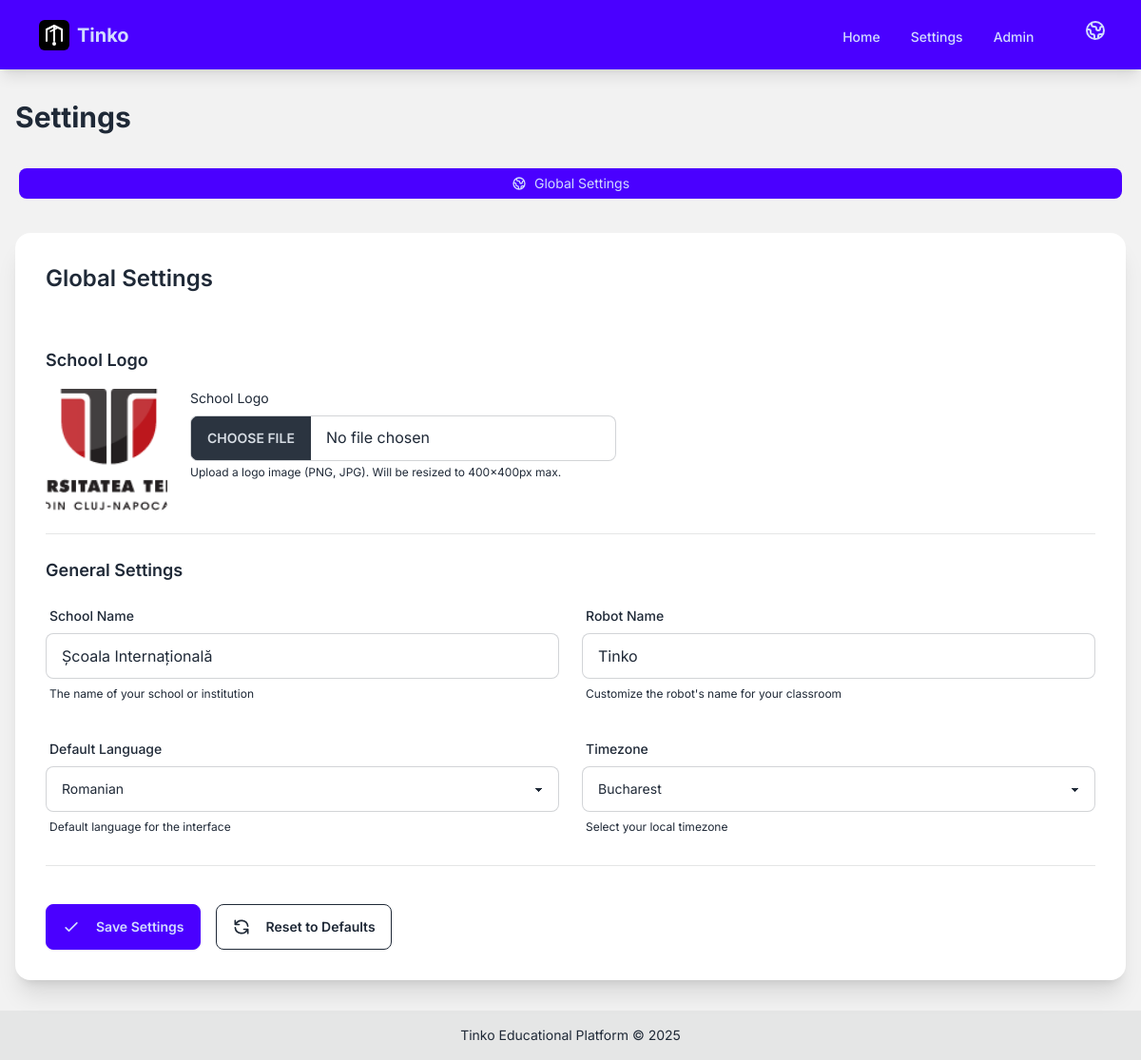
Page /settings/ (signed in) on the committed database.
### core/plugin_system/models.py (models this page shows, shortened)
class SiteSetting(models.Model):
    SETTING_TYPE_CHOICES = [
        ("text", "Text"),
        ("number", "Number"),
        ("boolean", "Boolean"),
        ("image", "Image"),
        ("json", "JSON"),
    ]
    key = models.CharField(
        max_length=255,
        unique=True,
        help_text="Setting key (e.g., 'tinko.global.school_name')",
    )
    value = models.TextField(
        blank=True,
        help_text="Setting value (JSON encoded for non-text types)",
    )
    setting_type = models.CharField(
        max_length=20,
        choices=SETTING_TYPE_CHOICES,
        default="text",
        help_text="Data type of the setting",
    )
    label = models.CharField(
        max_length=200,
        help_text="Display label for the setting",
    )
    description = models.TextField(
        blank=True,
        help_text="Help text for this setting",
    )
    section = models.CharField(
        max_length=100,
        blank=True,
        default="General",
        help_text="Section/group for organizing settings (e.g., 'General > Display')",
    )
    is_system = models.BooleanField(
        default=False,
        help_text="System settings cannot be deleted",
    )
    order = models.PositiveIntegerField(
        default=0,
        help_text="Display order within section",
    )
    created_at = models.DateTimeField(auto_now_add=True)
    updated_at = models.DateTimeField(auto_now=True)
    class Meta:
        verbose_name = "Site Setting"
        verbose_name_plural = "Site Settings"
        ordering = ["section", "order", "key"]
    def get_value(self):
        cache_key = f"site_setting:{self.key}"
        cached_value = cache.get(cache_key)
        if cached_value is not None:
            return cached_value
        if self.setting_type == "boolean":
            result = self.value.lower() == "true"
        elif self.setting_type == "json":
            try:
                result = json.loads(self.value) if self.value else {}
            except json.JSONDecodeError:
                result = {}
        elif self.setting_type == "image":
            result = self.value
        else:
            result = self.value
        cache.set(cache_key, result, timeout=300)
        return result

### core/edupi_core/views.py (the view, shortened to what this page needs)
# urls.py: path("settings/", settings_view, name="settings"),
@login_required
def settings_view(request: HttpRequest) -> HttpResponse:
    if request.method == "POST":
        form = GlobalSettingsFormImpl(request.POST, request.FILES)
        logo_form = LogoUploadForm(request.POST, request.FILES)
        if form.is_valid() and logo_form.is_valid():
            form.save()
            if request.FILES.get("logo"):
                logo_path = logo_form.save()
                if logo_path:
                    from core.plugin_system.models import SiteSetting
                    SiteSetting.objects.update_or_create(
                        key="tinko.global.logo_path",
                        defaults={
                            "label": "Logo Path",
                            "setting_type": "text",
                            "value": logo_path,
                            "section": "General",
                            "is_system": True,
                        },
                    )
            messages.success(request, _("Global settings saved successfully."))
            return redirect("settings")
        else:
            messages.error(request, _("Please correct the errors below."))
    else:
        form = GlobalSettingsFormImpl()
        logo_form = LogoUploadForm()
    from core.plugin_system.models import SiteSetting
    try:
        logo_setting = SiteSetting.objects.get(key="tinko.global.logo_path")
        logo_path = logo_setting.value
    except SiteSetting.DoesNotExist:
        logo_path = None
    tabs = [
        {
            "id": "global",
            "label": _("Global Settings"),
            "icon": "globe",
            "active": True,
        }
    ]
    from core.plugin_system.settings import SettingsRegistry
    context = {
        "title": _("Settings"),
        "form": form,
        "logo_form": logo_form,
        "logo_path": logo_path,
        "is_global": True,
        "tabs": tabs,
        "MEDIA_URL": settings.MEDIA_URL,
    }
    return render(request, "settings/settings_page.html", context)
    return render(request, "settings/settings_page.html", context)

### core/plugin_system/settings_forms.py (shortened to what this page needs)
class LogoUploadForm(forms.Form):
    logo = forms.ImageField(
        label="School Logo",
        required=False,
        help_text=_(
            "Upload a logo image (PNG, JPG). Will be resized to 400x400px max."
        ),
    )
    MAX_WIDTH = 400
    MAX_HEIGHT = 400
    THUMB_WIDTH = 200
    THUMB_HEIGHT = 200

### templates/settings/settings_page.html (shortened to what this page needs)
{% extends "base.html" %}
{% load i18n %}
{% load edupi_tags %}
{% block content %}
<div class="container mx-auto px-4 py-8 max-w-7xl">
    <h1 class="text-3xl font-bold mb-8">{% trans "Settings" %}</h1>
    <div class="tabs tabs-boxed mb-8">
        {% for tab in tabs %}
        <a href="{% url 'settings' %}?tab={{ tab.id }}"
           class="tab {% if tab.active %}tab-active{% endif %} gap-2">
            {{ tab.label }}
        </a>
        {% endfor %}
    </div>
    {% if is_global %}
    <div class="card bg-base-100 shadow-xl">
        <div class="card-body">
            <h2 class="card-title text-2xl mb-6">{% trans "Global Settings" %}</h2>
            <form method="post" enctype="multipart/form-data" class="space-y-6">
                <div class="border-b border-base-300 pb-6">
                    <h3 class="text-lg font-semibold mb-4">{% trans "School Logo" %}</h3>
                    <div class="flex items-start gap-6">
                        <div class="avatar">
                            <div class="w-32 h-32 rounded-lg bg-base-200">
                                {% if logo_path %}
                                <img src="{{ MEDIA_URL }}{{ logo_path }}" alt="{% trans 'School Logo' %}" class="object-contain" />
                                {% endif %}
                            </div>
                        </div>
                        <div class="flex-1">
                            <label class="form-control w-full max-w-md">
                                <span class="label-text mb-2">{{ logo_form.logo.label }}</span>
                                <input type="file" name="logo" class="file-input file-input-bordered w-full" accept="image/*" />
                                {% if logo_form.logo.help_text %}
                                <span class="label-text-alt mt-1">{{ logo_form.logo.help_text }}</span>
                                {% endif %}
                            </label>
                        </div>
                    </div>
                </div>
                <div class="border-b border-base-300 pb-6">
                    <h3 class="text-lg font-semibold mb-4">{% trans "General Settings" %}</h3>
                    <div class="grid grid-cols-1 md:grid-cols-2 gap-6">
                        {% for field in form %}
                        <div class="form-control w-full">
                            <label class="label">
                                <span class="label-text font-medium">{{ field.label }}</span>
                            </label>
                            {% if field.field.widget.input_type == 'select' %}
                            <select name="{{ field.name }}" class="select select-bordered w-full">
                                {% for choice in field.field.choices %}
                                <option value="{{ choice.0 }}" {% if field.value == choice.0 %}selected{% endif %}>{{ choice.1 }}</option>
                                {% endfor %}
                            </select>
                            {% else %}
                            <input type="{{ field.field.widget.input_type|default:'text' }}"
                                   name="{{ field.name }}"
                                   value="{{ field.value|default:'' }}"
                                   class="input input-bordered w-full"
                                   {% if field.field.required %}required{% endif %} />
                            {% endif %}
                            {% if field.help_text %}
                            <label class="label">
                                <span class="label-text-alt">{{ field.help_text }}</span>
                            </label>
                            {% endif %}
                        </div>
                        {% endfor %}
                    </div>
                </div>
                <div class="flex gap-4 pt-4">
                    <button type="submit" class="btn btn-primary">
                        <svg xmlns="http://www.w3.org/2000/svg" class="h-5 w-5 mr-2" fill="none" viewBox="0 0 24 24" stroke="currentColor">
                            <path stroke-linecap="round" stroke-linejoin="round" stroke-width="2" d="M5 13l4 4L19 7" />
                        </svg>
                        {% trans "Save Settings" %}
                    </button>
                    <button type="submit" name="reset" value="true" class="btn btn-ghost btn-outline" onclick="return confirm('{% trans "Are you sure you want to reset all settings to defaults?" %}')">
                        <svg xmlns="http://www.w3.org/2000/svg" class="h-5 w-5 mr-2" fill="none" viewBox="0 0 24 24" stroke="currentColor">
                            <path stroke-linecap="round" stroke-linejoin="round" stroke-width="2" d="M4 4v5h.582m15.356 2A8.001 8.001 0 004.582 9m0 0H9m11 11v-5h-.581m0 0a8.003 8.003 0 01-15.357-2m15.357 2H15" />
                        </svg>
                        {% trans "Reset to Defaults" %}
                    </button>
                </div>
            </form>
        </div>
    </div>
    {% endif %}
</div>
{% endblock %}

### templates/base.html (style rules this page uses)
body { font-family: 'Inter', sans-serif; }

### rows in the picture
SiteSetting: label "School Name", school_name "Școala Internațională", help_text "The name of your school or institution"
SiteSetting: label "Robot Name", robot_name "Tinko", help_text "Customize the robot's name for your classroom"
SiteSetting: label "Default Language", default_language "Romanian", help_text "Default language for the interface"
SiteSetting: label "Timezone", timezone "Bucharest", help_text "Select your local timezone"

### other values in the picture
{{ tab.label }} "Global Settings"
{{ logo_form.logo.label }} "School Logo"
{{ logo_form.logo.help_text }} "Upload a logo image (PNG, JPG). Will be resized to 400x400px max."
